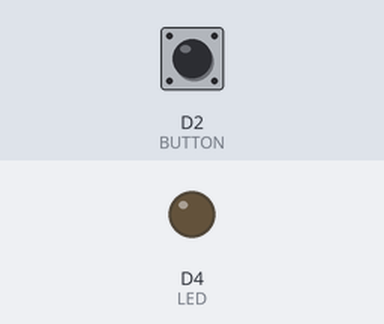
A sketch run on a simulated ESP8266 (NodeMCU). On the bench: output pins drawn as LEDs (lit = HIGH). Inputs (shaded band) come from the test bench; at power-on: D2 (BUTTON) LOW.

Above: at 1.2 s.
1.3 s: D2 (BUTTON) pulled HIGH for 0.15 s
At 1.37 s:
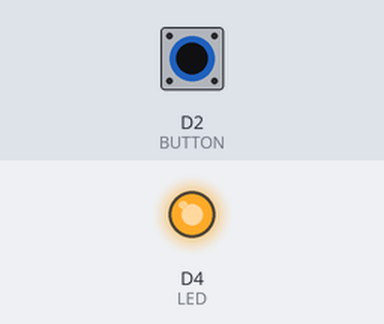
2.9 s: D2 (BUTTON) pulled HIGH for 3.2 s
At 6.6 s:
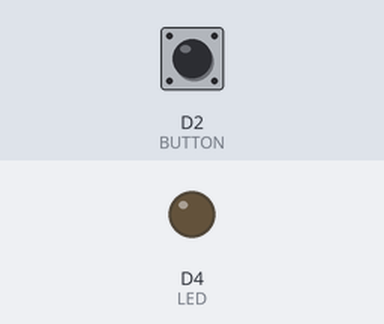
Timing chart, 0 to 8.1 s (numbered marks = the images above; inputs shaded):
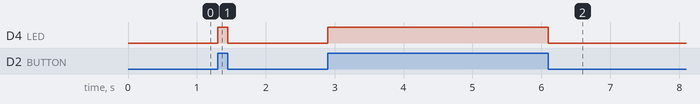

Measured:
- after the input at 1.3 s, D4 (LED): LOW → HIGH at once, → LOW 0.15 s later
- after the input at 2.9 s, D4 (LED): LOW → HIGH at once, → LOW 3.2 s later

The sketch:

1.ino
```cpp
/*With this you program can turn on and off the led
 *with a button.
 *
 *Esquematics are apresented in this folder with the
 *same name as the code file(they work both on arduino
 *and nodemcu).
 *
 *Made by: Diogo Valdrez
 *Setember 2021
 *
 *https://github.com/DiogoValdrez
*/

#define BUTTON D2
#define LED D4

int buttonState = 0;

void setup() {
  pinMode(LED, OUTPUT);
  pinMode(BUTTON, INPUT);

}

void loop() {
  buttonState = digitalRead(BUTTON);

  if(buttonState == HIGH) {
    digitalWrite(LED, HIGH);

  } else {
    digitalWrite(LED, LOW);
  }

}
```
